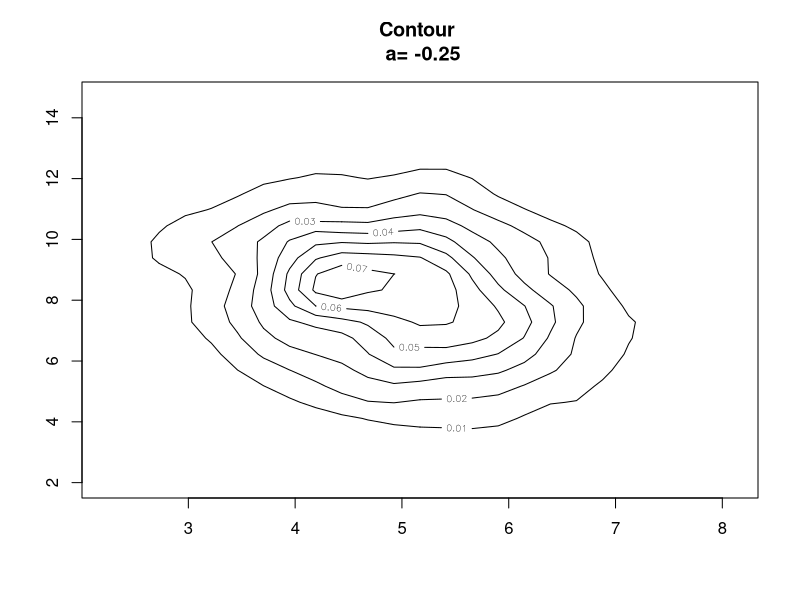
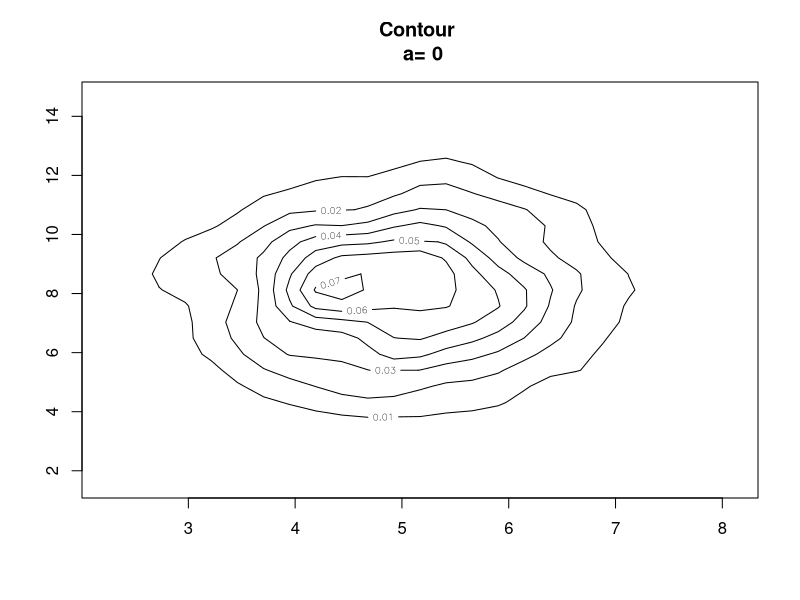
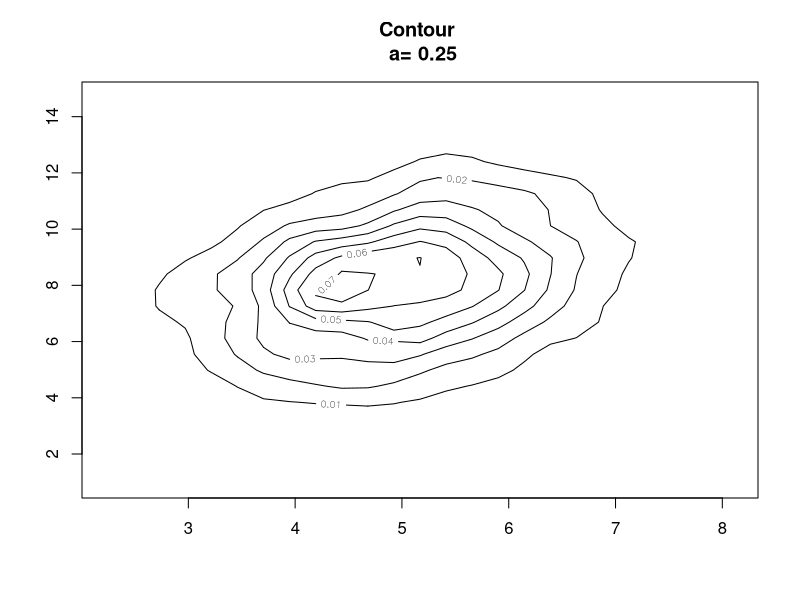

Reproduce these figures in R, in order.
library("lattice")
library("MASS")
x1<-vector()
x2<-vector()
z1<-vector()
z2<-vector()
x<-vector()
y<-vector()
main<-function(a)
{
	set.seed(2251)
	z1=rnorm(1000)
	z2=rnorm(1000)
	x1<-5+z1
	x2<-8+2*a*z1+2*sqrt(1-a^2)*z2
	x<-c(x1,x2,nrow=1000,ncol=2)
	for(i in 1:1000)
	{
		cat(x1[i],x2[i],"\n")
	}
	cat("the mean of x1 is :",mean(x1),"\n")
	cat("the mean of x2 is :",mean(x2),"\n")
	cat("the var of x1 is :",var(x1),"\n")
	cat("the var of x2 is :",var(x2),"\n")
	cat("the covar  is :",cov(x1,x2),"\n")
	cat("the correlation  is :",cor(x1,x2),"\n")
	y<-kde2d(x1,x2)
	contour(y,main=paste("Contour","\n","a=",paste(a)))
}
main(-0.25)
x11()
main(0)
x11()
main(0.25)